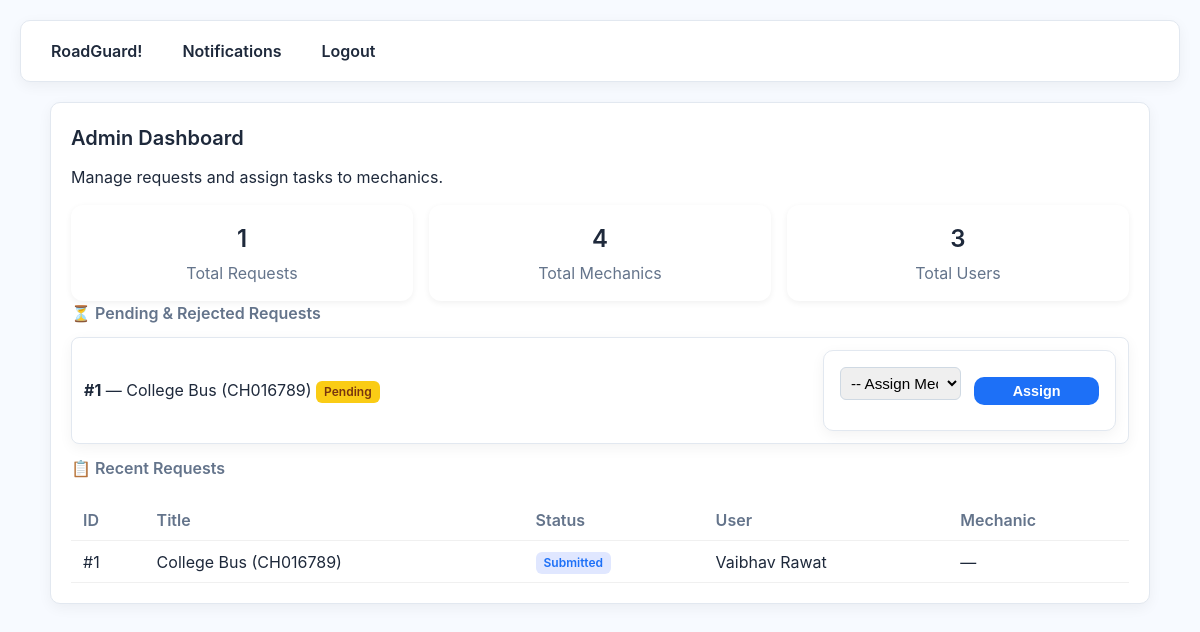
The app's page /admin/dashboard (signed in), older data.
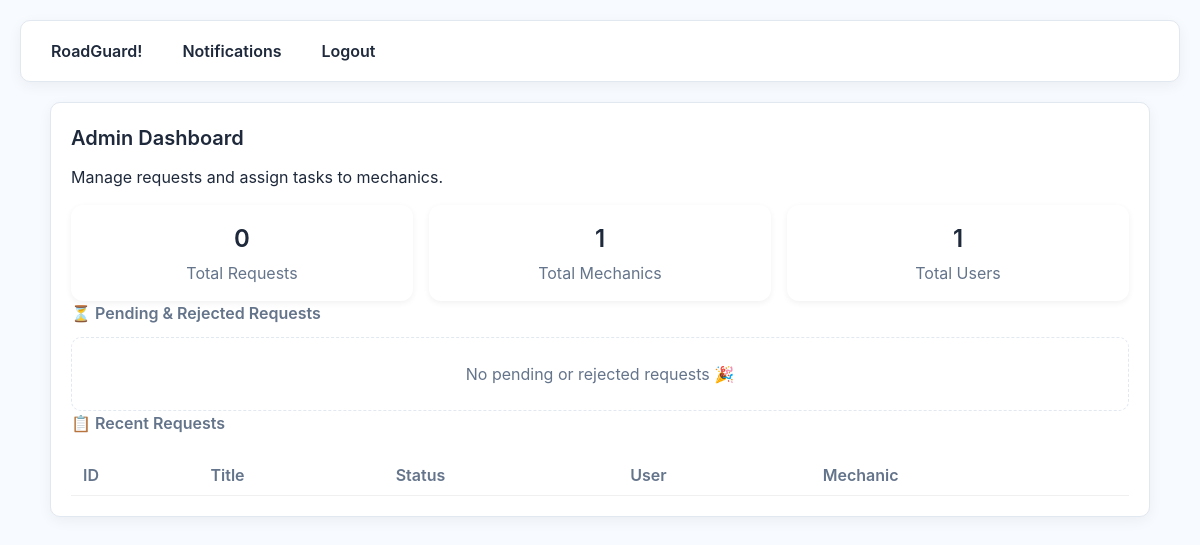
The same page, newer data.
### app.py (models this page shows)
class ServiceRequest(db.Model):
    id = db.Column(db.Integer, primary_key=True)
    user_id = db.Column(db.Integer, db.ForeignKey('user.id'))
    title = db.Column(db.String(200))
    description = db.Column(db.Text)
    lat = db.Column(db.Float)
    lng = db.Column(db.Float)
    status = db.Column(db.String(50), default='Submitted')
    created_at = db.Column(db.DateTime, default=datetime.utcnow)
    assigned_mechanic_id = db.Column(db.Integer, db.ForeignKey('user.id'), nullable=True)
    mechanic_response = db.Column(db.Text, nullable=True)
    user = db.relationship("User", foreign_keys=[user_id], backref="requests_made")
    mechanic = db.relationship("User", foreign_keys=[assigned_mechanic_id], backref="requests_taken")

class User(UserMixin, db.Model):
    id = db.Column(db.Integer, primary_key=True)
    name = db.Column(db.String(120))
    email = db.Column(db.String(120), unique=True)
    password = db.Column(db.String(120))  # NOTE: store hashed in production
    role = db.Column(db.String(20), default=Role.USER.value)
    phone = db.Column(db.String(20))

### app.py (the view)
@app.route('/admin/dashboard')
@login_required
def admin_dashboard():
    if current_user.role != Role.ADMIN.value:
        flash('Unauthorized','danger')
        return redirect(url_for('index'))
    pending = ServiceRequest.query.filter(ServiceRequest.assigned_mechanic_id==None).order_by(ServiceRequest.created_at.desc()).all()
    all_requests = ServiceRequest.query.order_by(ServiceRequest.created_at.desc()).limit(50).all()
    mechanics = User.query.filter_by(role=Role.MECHANIC.value).all()
    users = User.query.filter_by(role=Role.USER.value).all()
    return render_template('admin_dashboard.html', pending=pending, mechanics=mechanics, all_requests=all_requests, users=users)

### app.py (called while the page is built)
@login_manager.user_loader
def load_user(user_id):
    return User.query.get(int(user_id))

### templates/admin_dashboard.html (shortened to what this page needs)
{% extends 'layout.html' %}
{% block content %}
<div class="card fade-in">
  <h2>Admin Dashboard</h2>
  <p class="small-muted">Manage requests and assign tasks to mechanics.</p>
  <div class="summary-grid mt-16">
    <div class="summary-card">
      <h3>{{ all_requests|length }}</h3>
      <p>Total Requests</p>
    </div>
    <div class="summary-card">
      <h3>{{ mechanics|length }}</h3>
      <p>Total Mechanics</p>
    </div>
    <div class="summary-card">
      <h3>{{ users|length }}</h3>
      <p>Total Users</p>
    </div>
  </div>
  <h3 class="mt-24">⏳ Pending & Rejected Requests</h3>
  {% if pending %}
    <ul class="request-list">
      {% for p in pending %}
      <li class="list-item">
        <div>
          <strong>#{{ p.id }}</strong> — {{ p.title }}
          {% if p.status == 'rejected' %}
          <span class="badge rejected">Rejected</span>
          {% else %}
          <span class="badge pending">Pending</span>
          {% endif %}
        </div>
        <form method="post" action="{{ url_for('admin_assign') }}" class="assign-form">
          <select name="mech_id" required>
            <option value="">-- Assign Mechanic --</option>
          </select>
          <button type="submit" class="btn small">Assign</button>
        </form>
      </li>
      {% endfor %}
    </ul>
  {% else %}
    <div class="empty">No pending or rejected requests 🎉</div>
  {% endif %}
  <h3 class="mt-24">📋 Recent Requests</h3>
  <div class="table-wrapper">
    <table>
      <thead>
        <tr>
          <th>ID</th>
          <th>Title</th>
          <th>Status</th>
          <th>User</th>
          <th>Mechanic</th>
        </tr>
      </thead>
      <tbody>
      {% for r in all_requests %}
      <tr>
        <td>#{{ r.id }}</td>
        <td>{{ r.title }}</td>
        <td><span class="badge {{ r.status|lower }}">{{ r.status }}</span></td>
        <td>{{ r.user.name if r.user else "—" }}</td>
        <td>{{ r.mechanic.name if r.mechanic else "—" }}</td>
      </tr>
      {% endfor %}
      </tbody>
    </table>
  </div>
</div>
{% endblock %}

### templates/layout.html (shortened to what this page needs)
<!doctype html>
<html>
<head>
  <link rel="stylesheet" href="{{ url_for('static', filename='style.css') }}">
  <link rel="stylesheet" href="https://unpkg.com/leaflet@1.9.4/dist/leaflet.css" />
</head>
<body>
  <nav class="topnav">
    <a href="{{ url_for('index') }}">RoadGuard!</a>
    {% if current_user.is_authenticated %}
      <a href="{{ url_for('notifications') }}">Notifications</a>
      <a href="{{ url_for('logout') }}">Logout</a>
    {% else %}
      <a href="{{ url_for('login') }}">Login</a>
      <a href="{{ url_for('register') }}">Register</a>
    {% endif %}
  </nav>
  <div class="container">
    {% block content %}{% endblock %}
  </div>
</body>
</html>

### static/style.css (style rules this page uses)
:root { --bg: #f7faff; --card: #ffffff; --border: #e2e8f0; --text: #1e293b; --muted: #64748b; --blue: #1d70f7; --blue-hover: #155fd1; --radius: 10px; --shadow: 0 4px 14px rgba(0,0,0,0.05); --max-width: 1100px; font-size: 16px; }
* { box-sizing: border-box; margin: 0; padding: 0; }
body { font-family: 'Inter', sans-serif; background: var(--bg); color: var(--text); line-height: 1.5; padding: 20px; }
.container { max-width: var(--max-width); margin: auto; }
.topnav { display: flex; gap: 20px; padding: 12px 20px; background: #fff; border: 1px solid var(--border); border-radius: var(--radius); box-shadow: var(--shadow); margin-bottom: 20px; }
.topnav a { color: var(--text); text-decoration: none; font-weight: 600; padding: 6px 10px; border-radius: 6px; transition: background 0.2s; }
.card { background: var(--card); border: 1px solid var(--border); border-radius: var(--radius); padding: 20px; box-shadow: var(--shadow); margin-bottom: 20px; }
h1,h2,h3 { margin-bottom: 12px; font-weight: 600; }
h2 { font-size: 1.25rem; color: var(--text); }
h3 { font-size: 1rem; color: var(--muted); }
.table-wrapper { overflow-x: auto; }
table { width: 100%; border-collapse: collapse; margin-top: 10px; }
table th, table td { padding: 10px; text-align: left; border-bottom: 1px solid var(--border); }
table th { font-weight: 600; color: var(--muted); }
.empty { padding: 24px; text-align: center; color: var(--muted); border: 1px dashed var(--border); border-radius: var(--radius); background: #fff; }
.mt-16 { margin-top: 16px; }

### templates/admin_dashboard.html (style rules this page uses)
.summary-grid { display: grid; grid-template-columns: repeat(auto-fit, minmax(180px,1fr)); gap: 16px; }
.summary-card { background: var(--card); text-align: center; padding: 16px; border-radius: 12px; box-shadow: 0 2px 6px rgba(0,0,0,0.06); }
.summary-card h3 { margin: 0; font-size: 24px; color: var(--accent); }
.summary-card p { margin: 4px 0 0; color: var(--muted); }
.table-wrapper { margin-top: 12px; overflow-x: auto; }
table { width: 100%; border-collapse: collapse; margin-top: 8px; }
table th, table td { padding: 8px 12px; text-align: left; border-bottom: 1px solid rgba(0,0,0,0.06); }
table th { color: var(--muted); font-weight: 600; }

Row changes from the older to the newer data that the page shows:
removed ServiceRequest: id "1", title "College Bus (CH016789)", shows "Pending", status "Submitted", user "Vaibhav Rawat", mechanic "—"
Text that changed along with them:
{{ all_requests|length }}: "1" → "0"
{{ mechanics|length }}: "4" → "1"
{{ users|length }}: "3" → "1"
text now shown: "No pending or rejected requests 🎉"
